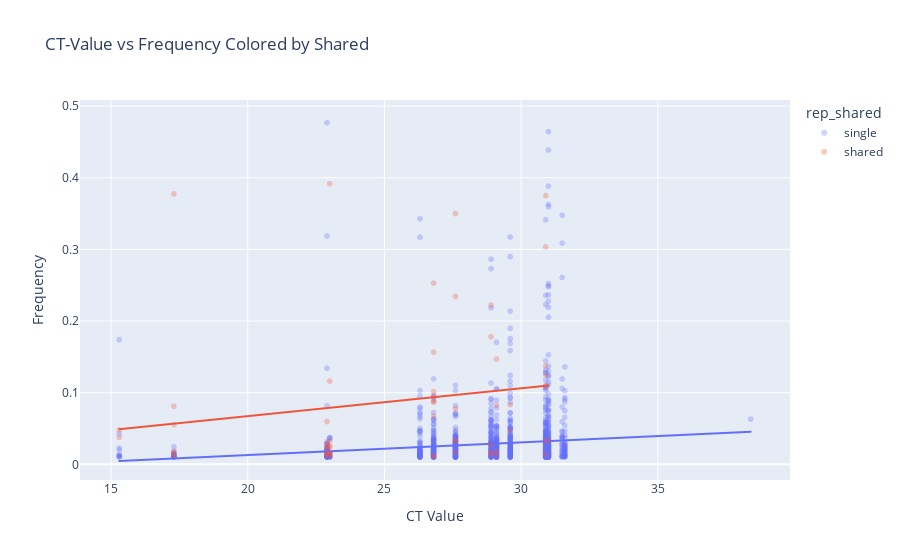

Notebook code cell kept with this figure:
### Code cell
# fig = px.scatter(shared_vars, 
#                  x="ct_value", 
#                  y="avg_freq", 
#                  color="rep_shared", 
#                  title="CT-Value vs Frequency Colored by Shared",
#                  labels={"ct-value": "CT Value", "frequency": "Frequency"},
#                  opacity=0.3)  # Adjust transparency for better visibility

# fig.show()
import plotly.express as px

fig = px.scatter(vars, 
                 x="ct_value", 
                 y="avg_freq", 
                 color="rep_shared", 
                 trendline="ols",  # Ordinary Least Squares (Linear Regression)
                 title="CT-Value vs Frequency Colored by Shared",
                 labels={"ct_value": "CT Value", "avg_freq": "Frequency"},
                 opacity=0.3)

fig.show()

### Figure 1 — Plotly figure (JSON) as saved in the notebook; plotly's stock layout.template omitted (floating-point values rounded to 4 significant figures; data arrays with more than 128 entries replaced by an {"elided": "..."} marker saying what was removed)
{"data": [{"hovertemplate": "rep_shared=single<br>CT Value=%{x}<br>Frequency=%{y}<extra></extra>", "legendgroup": "single", "marker": {"color": "#636efa", "opacity": 0.3, "symbol": "circle"}, "mode": "markers", "name": "single", "showlegend": true, "type": "scattergl", "x": {"elided": "1837 float values"}, "xaxis": "x", "y": {"elided": "1837 float values"}, "yaxis": "y"}, {"hovertemplate": "<b>OLS trendline</b><br>avg_freq = 0.00176696 * ct_value + -0.0223829<br>R<sup>2</sup>=0.013770<br><br>rep_shared=single<br>CT Value=%{x}<br>Frequency=%{y} <b>(trend)</b><extra></extra>", "legendgroup": "single", "marker": {"color": "#636efa", "symbol": "circle"}, "mode": "lines", "name": "single", "showlegend": false, "type": "scattergl", "x": {"elided": "1837 float values"}, "xaxis": "x", "y": {"elided": "1837 float values"}, "yaxis": "y"}, {"hovertemplate": "rep_shared=shared<br>CT Value=%{x}<br>Frequency=%{y}<extra></extra>", "legendgroup": "shared", "marker": {"color": "#EF553B", "opacity": 0.3, "symbol": "circle"}, "mode": "markers", "name": "shared", "showlegend": true, "type": "scattergl", "x": [17.3, 17.3, 17.3, 17.3, 17.3, 17.3, 28.9, 28.9, 28.9, 28.9, 28.9, 30.9, 30.9, 30.9, 30.9, 30.9, 30.9, 30.9, 29.1, 29.1, 29.1, 29.1, 15.3, 15.3, 27.6, 27.6, 27.6, 27.6, 27.6, 27.6, 26.8, 26.8, 26.8, 26.8, 26.8, 26.8, 26.8, 26.8, 26.8, 22.9, 22.9, 22.9, 22.9, 22.9, 22.9, 22.9, 23, 23, 23, 23, 23, 23, 23, 23, 29.6, 29.6, 31], "xaxis": "x", "y": [0.3775, 0.0143, 0.01205, 0.01825, 0.05545, 0.0812, 0.0276, 0.2223, 0.01455, 0.0164, 0.1782, 0.3035, 0.0322, 0.1373, 0.1094, 0.014, 0.3752, 0.1245, 0.08255, 0.01805, 0.147, 0.0129, 0.0377, 0.04815, 0.3501, 0.03265, 0.0337, 0.07775, 0.2343, 0.01685, 0.1016, 0.08675, 0.2529, 0.0879, 0.01185, 0.01055, 0.0942, 0.1566, 0.0674, 0.0148, 0.05965, 0.02935, 0.02315, 0.0142, 0.01335, 0.02555, 0.3917, 0.01605, 0.1162, 0.0255, 0.0326, 0.0142, 0.02395, 0.01155, 0.04715, 0.08315, 0.0342], "yaxis": "y"}, {"hovertemplate": "<b>OLS trendline</b><br>avg_freq = 0.00388626 * ct_value + -0.010435<br>R<sup>2</sup>=0.028363<br><br>rep_shared=shared<br>CT Value=%{x}<br>Frequency=%{y} <b>(trend)</b><extra></extra>", "legendgroup": "shared", "marker": {"color": "#EF553B", "symbol": "circle"}, "mode": "lines", "name": "shared", "showlegend": false, "type": "scattergl", "x": [15.3, 15.3, 17.3, 17.3, 17.3, 17.3, 17.3, 17.3, 22.9, 22.9, 22.9, 22.9, 22.9, 22.9, 22.9, 23, 23, 23, 23, 23, 23, 23, 23, 26.8, 26.8, 26.8, 26.8, 26.8, 26.8, 26.8, 26.8, 26.8, 27.6, 27.6, 27.6, 27.6, 27.6, 27.6, 28.9, 28.9, 28.9, 28.9, 28.9, 29.1, 29.1, 29.1, 29.1, 29.6, 29.6, 30.9, 30.9, 30.9, 30.9, 30.9, 30.9, 30.9, 31], "xaxis": "x", "y": [0.04902, 0.04902, 0.0568, 0.0568, 0.0568, 0.0568, 0.0568, 0.0568, 0.07856, 0.07856, 0.07856, 0.07856, 0.07856, 0.07856, 0.07856, 0.07895, 0.07895, 0.07895, 0.07895, 0.07895, 0.07895, 0.07895, 0.07895, 0.09372, 0.09372, 0.09372, 0.09372, 0.09372, 0.09372, 0.09372, 0.09372, 0.09372, 0.09683, 0.09683, 0.09683, 0.09683, 0.09683, 0.09683, 0.1019, 0.1019, 0.1019, 0.1019, 0.1019, 0.1027, 0.1027, 0.1027, 0.1027, 0.1046, 0.1046, 0.1097, 0.1097, 0.1097, 0.1097, 0.1097, 0.1097, 0.1097, 0.11], "yaxis": "y"}], "layout": {"legend": {"title": {"text": "rep_shared"}, "tracegroupgap": 0}, "title": {"text": "CT-Value vs Frequency Colored by Shared"}, "xaxis": {"anchor": "y", "domain": [0, 1], "title": {"text": "CT Value"}}, "yaxis": {"anchor": "x", "domain": [0, 1], "title": {"text": "Frequency"}}}}
